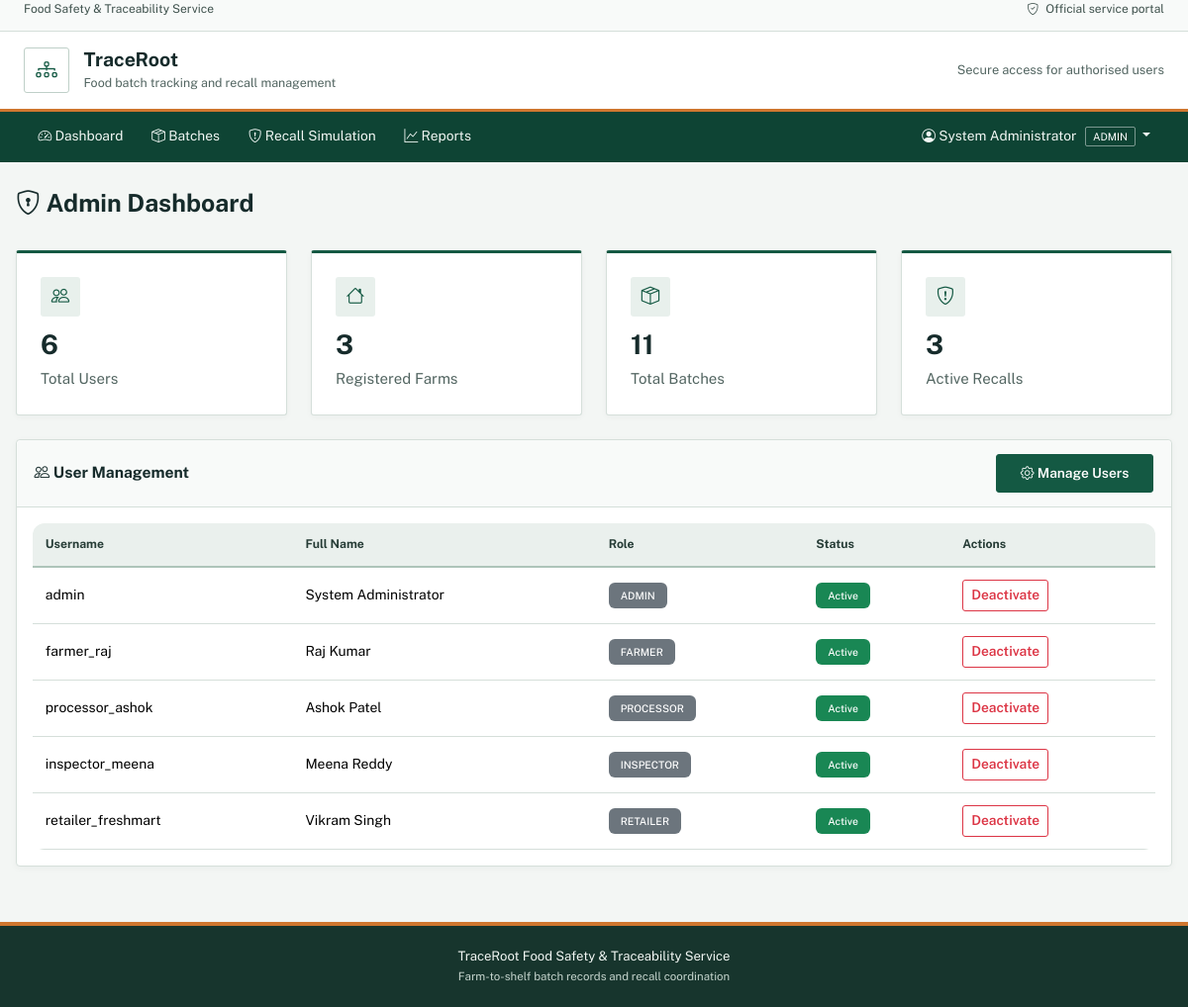
The app's page /dashboard (signed in) with its own data.
### app/models.py (models this page shows, shortened)
class User(UserMixin, db.Model):
    __tablename__ = 'users'
    user_id = db.Column(db.Integer, primary_key=True)
    username = db.Column(db.String(50), nullable=False, unique=True)
    email = db.Column(db.String(120), nullable=False, unique=True)
    password_hash = db.Column(db.String(255), nullable=False)
    full_name = db.Column(db.String(100), nullable=False)
    phone = db.Column(db.String(20))
    role_id = db.Column(db.SmallInteger, db.ForeignKey('roles.role_id'), nullable=False)
    shop_name = db.Column(db.String(120))
    city = db.Column(db.String(80))
    is_active = db.Column(db.Boolean, nullable=False, default=True)
    created_at = db.Column(db.DateTime, nullable=False, default=datetime.utcnow)
    owned_farms = db.relationship('Farm', backref='owner', lazy=True)
    managed_units = db.relationship('ProcessingUnit', backref='manager', lazy=True)
    performed_inspections = db.relationship('Inspection', backref='inspector', lazy=True)
    created_batches = db.relationship('Batch', backref='creator', lazy=True)
    created_shipments = db.relationship('Shipment', foreign_keys='Shipment.created_by', backref=db.backref('creator', foreign_keys='Shipment.created_by'), lazy=True)
    received_shipments = db.relationship('Shipment', foreign_keys='Shipment.retailer_id', backref='retailer', lazy=True)
    issued_recalls = db.relationship('Recall', backref='issuer', lazy=True)
    def is_admin(self):
        return self.role and self.role.role_name == 'ADMIN'

class Role(db.Model):
    __tablename__ = 'roles'
    role_id = db.Column(db.SmallInteger, primary_key=True)
    role_name = db.Column(db.Enum('ADMIN', 'FARMER', 'PROCESSOR', 'INSPECTOR', 'RETAILER', 'FOOD_SAFETY_OFFICER'),
                         nullable=False, unique=True)
    description = db.Column(db.String(255))
    users = db.relationship('User', backref='role', lazy=True)

### app/main/routes.py (the view, shortened to what this page needs)
@bp.route('/dashboard')
@login_required
def dashboard():
    if current_user.is_admin():
        users = User.query.all()
        farms = Farm.query.all()
        batches = Batch.query.all()
        recalls = Recall.query.all()
        return render_template('dashboard/admin.html', users=users, farms=farms, batches=batches, recalls=recalls)
    return render_template('dashboard/index.html')

### app/models.py (called while the page is built)
@login_manager.user_loader
def load_user(user_id):
    return User.query.get(int(user_id))

### app/templates/dashboard/admin.html (shortened to what this page needs)
{% extends "base.html" %}
{% block content %}
<div class="d-flex justify-content-between align-items-center mb-4">
    <h2><i class="bi bi-shield-lock"></i> Admin Dashboard</h2>
</div>
<div class="row g-4 mb-4">
    <div class="col-md-3">
        <div class="stat-card">
            <div class="icon primary">
                <i class="bi bi-people"></i>
            </div>
            <h3>{{ users|length }}</h3>
            <p>Total Users</p>
        </div>
    </div>
    <div class="col-md-3">
        <div class="stat-card">
            <div class="icon success">
                <i class="bi bi-house"></i>
            </div>
            <h3>{{ farms|length }}</h3>
            <p>Registered Farms</p>
        </div>
    </div>
    <div class="col-md-3">
        <div class="stat-card">
            <div class="icon warning">
                <i class="bi bi-box-seam"></i>
            </div>
            <h3>{{ batches|length }}</h3>
            <p>Total Batches</p>
        </div>
    </div>
    <div class="col-md-3">
        <div class="stat-card">
            <div class="icon info">
                <i class="bi bi-shield-exclamation"></i>
            </div>
            <h3>{{ recalls|length }}</h3>
            <p>Active Recalls</p>
        </div>
    </div>
</div>
<div class="row">
    <div class="col-12">
        <div class="card">
            <div class="card-header bg-white d-flex justify-content-between align-items-center">
                <h5 class="mb-0"><i class="bi bi-people"></i> User Management</h5>
                <a href="{{ url_for('main.admin_users') }}" class="btn btn-primary btn-sm">
                    <i class="bi bi-gear"></i> Manage Users
                </a>
            </div>
            <div class="card-body">
                <div class="table-responsive">
                    <table class="table table-hover">
                        <thead>
                            <tr>
                                <th>Username</th>
                                <th>Full Name</th>
                                <th>Role</th>
                                <th>Status</th>
                                <th>Actions</th>
                            </tr>
                        </thead>
                        <tbody>
                            {% for user in users[:5] %}
                            <tr>
                                <td>{{ user.username }}</td>
                                <td>{{ user.full_name }}</td>
                                <td><span class="badge bg-secondary">{{ user.role.role_name }}</span></td>
                                <td>
                                    {% if user.is_active %}
                                        <span class="badge bg-success">Active</span>
                                    {% else %}
                                        <span class="badge bg-danger">Inactive</span>
                                    {% endif %}
                                </td>
                                <td>
                                    <form action="{{ url_for('main.toggle_user', user_id=user.user_id) }}" method="POST" class="d-inline">
                                        <button type="submit" class="btn btn-sm btn-outline-{{ 'danger' if user.is_active else 'success' }}">
                                            {{ 'Deactivate' if user.is_active else 'Activate' }}
                                        </button>
                                    </form>
                                </td>
                            </tr>
                            {% endfor %}
                        </tbody>
                    </table>
                </div>
            </div>
        </div>
    </div>
</div>
{% endblock %}

### app/templates/base.html (shortened to what this page needs)
<!DOCTYPE html>
<html lang="en">
<head>
    <link href="https://cdn.jsdelivr.net/npm/bootstrap@5.3.2/dist/css/bootstrap.min.css" rel="stylesheet">
    <link rel="stylesheet" href="https://cdn.jsdelivr.net/npm/bootstrap-icons@1.11.1/font/bootstrap-icons.css">
</head>
<body>
    <div class="public-service-bar">
        <div class="container-fluid px-3 px-lg-4 d-flex align-items-center justify-content-between">
            <span>Food Safety &amp; Traceability Service</span>
            <span><i class="bi bi-shield-check me-1"></i> Official service portal</span>
        </div>
    </div>
    <header class="portal-masthead">
        <div class="container-fluid px-3 px-lg-4 d-flex align-items-center justify-content-between">
            <a class="portal-brand-lockup" href="{{ url_for('main.dashboard') if current_user.is_authenticated else url_for('main.index') }}">
                <span class="portal-brand-mark" aria-hidden="true"><i class="bi bi-diagram-3"></i></span>
                <span>
                    <span class="portal-brand-name">TraceRoot</span>
                    <span class="portal-brand-subtitle">Food batch tracking and recall management</span>
                </span>
            </a>
            <span class="portal-masthead-note">Secure access for authorised users</span>
        </div>
    </header>
    {% if current_user.is_authenticated %}
    <nav class="navbar navbar-expand-lg navbar-dark portal-navbar sticky-top">
        <div class="container-fluid px-3 px-lg-4">
            <div class="collapse navbar-collapse" id="navbarNav">
                <ul class="navbar-nav me-auto">
                    <li class="nav-item">
                        <a class="nav-link" href="{{ url_for('main.dashboard') }}">
                            <i class="bi bi-speedometer2"></i> Dashboard
                        </a>
                    </li>
                    <li class="nav-item">
                        <a class="nav-link" href="{{ url_for('main.list_batches') }}">
                            <i class="bi bi-box-seam"></i> Batches
                        </a>
                    </li>
                    <li class="nav-item">
                        <a class="nav-link" href="{{ url_for('main.recall_simulation') }}">
                            <i class="bi bi-shield-exclamation"></i> Recall Simulation
                        </a>
                    </li>
                    <li class="nav-item">
                        <a class="nav-link" href="{{ url_for('main.reports') }}">
                            <i class="bi bi-graph-up"></i> Reports
                        </a>
                    </li>
                </ul>
                <ul class="navbar-nav">
                    <li class="nav-item dropdown">
                        <a class="nav-link dropdown-toggle user-menu-link" href="#" id="userDropdown" role="button" data-bs-toggle="dropdown">
                            <i class="bi bi-person-circle"></i> {{ current_user.full_name }}
                            <span class="user-role-badge">{{ current_user.role.role_name if current_user.role else 'N/A' }}</span>
                        </a>
                    </li>
                </ul>
            </div>
        </div>
    </nav>
    {% endif %}
    <main class="portal-content">
        {% block content %}{% endblock %}
    </main>
    <footer>
        <div class="container text-center">
            <p class="mb-0">TraceRoot Food Safety &amp; Traceability Service</p>
            <small class="text-muted">Farm-to-shelf batch records and recall coordination</small>
        </div>
    </footer>
</body>
</html>

### records on screen
User: full_name "System Administrator", username "admin", role.role_name "ADMIN", shows "Active", is_active "Deactivate"
Role: role "ADMIN"
User: username "farmer_raj", full_name "Raj Kumar", role.role_name "FARMER", shows "Active", is_active "Deactivate"
User: username "processor_ashok", full_name "Ashok Patel", role.role_name "PROCESSOR", shows "Active", is_active "Deactivate"
User: username "inspector_meena", full_name "Meena Reddy", role.role_name "INSPECTOR", shows "Active", is_active "Deactivate"
User: username "retailer_freshmart", full_name "Vikram Singh", role.role_name "RETAILER", shows "Active", is_active "Deactivate"

### other values on screen
{{ users|length }} "6"
{{ farms|length }} "3"
{{ batches|length }} "11"
{{ recalls|length }} "3"
